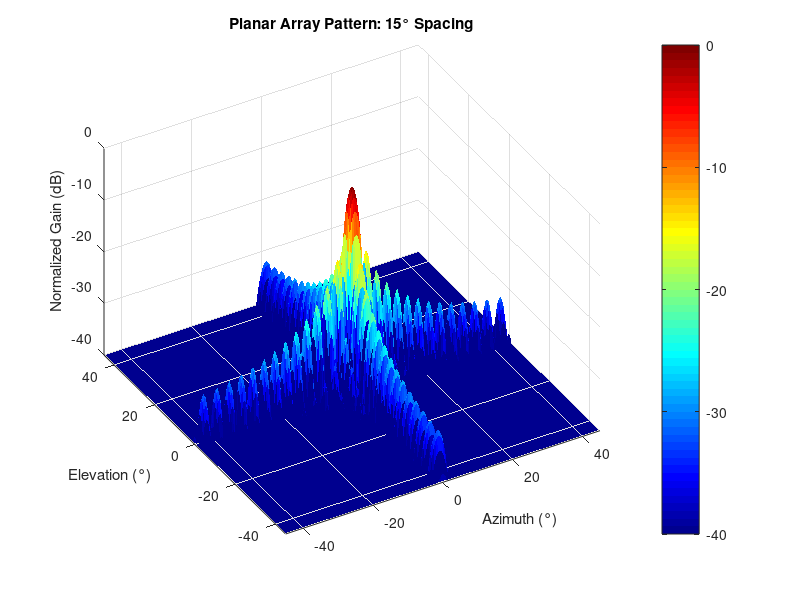

Write the MATLAB code that produced this figure.
%% Phased Array Beamforming Simulation
clear; clc; close all;

% --- Parameters ---
N = 40;                 % Number of elements in X (Azimuth)
M = 40;                 % Number of elements in Y (Elevation)
d = 0.5;                % Element spacing in wavelengths (lambda)
theta_res = 0.5;        % Resolution in degrees

% Beam Spacing (Adjust this to match your 7.5 or 15 degree requirement)
beam_spacing = 15;     
steer_angles = [0]; % 1 Beam
%steer_angles = [-beam_spacing, beam_spacing]; % 2 Beams
%steer_angles = [-beam_spacing, 0, beam_spacing]; % 3 Beams
%steer_angles = [-beam_spacing, 0, 0.7*beam_spacing, beam_spacing]; % 4 Beams
% --- Coordinate Grid ---
az = -45:theta_res:45;
el = -45:theta_res:45;
[AZ, EL] = meshgrid(az, el);

% Convert degrees to radians for calculation
AZ_rad = deg2rad(AZ);
EL_rad = deg2rad(EL);

% --- Array Factor Calculation ---
% Initialize AF matrix
AF = zeros(size(AZ));

% Loop through each desired beam and sum them
for theta_s = steer_angles
    phi_s = 0; % Elevation steering (kept at 0 for these plots)
    
    % Steering phase shifts
    u_s = sin(deg2rad(theta_s)) * cos(deg2rad(phi_s));
    v_s = sin(deg2rad(phi_s));
    
    % Calculate AF for a single beam
    % Simplified AF for rectangular planar array: AF = AFx * AFy
    psi_x = 2 * pi * d * (sin(AZ_rad) .* cos(EL_rad) - u_s);
    psi_y = 2 * pi * d * (sin(EL_rad) - v_s);
    
    AF_x = sin(N * psi_x / 2) ./ (N * sin(psi_x / 2));
    AF_y = sin(M * psi_y / 2) ./ (M * sin(psi_y / 2));
    
    % Handle singularities at steer point
    AF_x(isnan(AF_x)) = 1;
    AF_y(isnan(AF_y)) = 1;
    
    AF = AF + (AF_x .* AF_y);
end

% --- Normalization and Log Scale ---
AF_mag = abs(AF);
AF_norm = AF_mag / max(AF_mag(:));
AF_dB = 20 * log10(AF_norm);
AF_dB(AF_dB < -40) = -40; % Floor at -40dB to match your image

% --- Visualization ---
figure('Color', 'w', 'Position', [100, 100, 800, 600]);
surf(AZ, EL, AF_dB, 'EdgeColor', 'none');
colormap(jet);
colorbar;
view(-30, 45); % Adjust view angle to match your screenshot

% Formatting
xlabel('Azimuth (°)');
ylabel('Elevation (°)');
zlabel('Normalized Gain (dB)');
title(['Planar Array Pattern: ', num2str(beam_spacing), '° Spacing']);
grid on;
axis tight;
